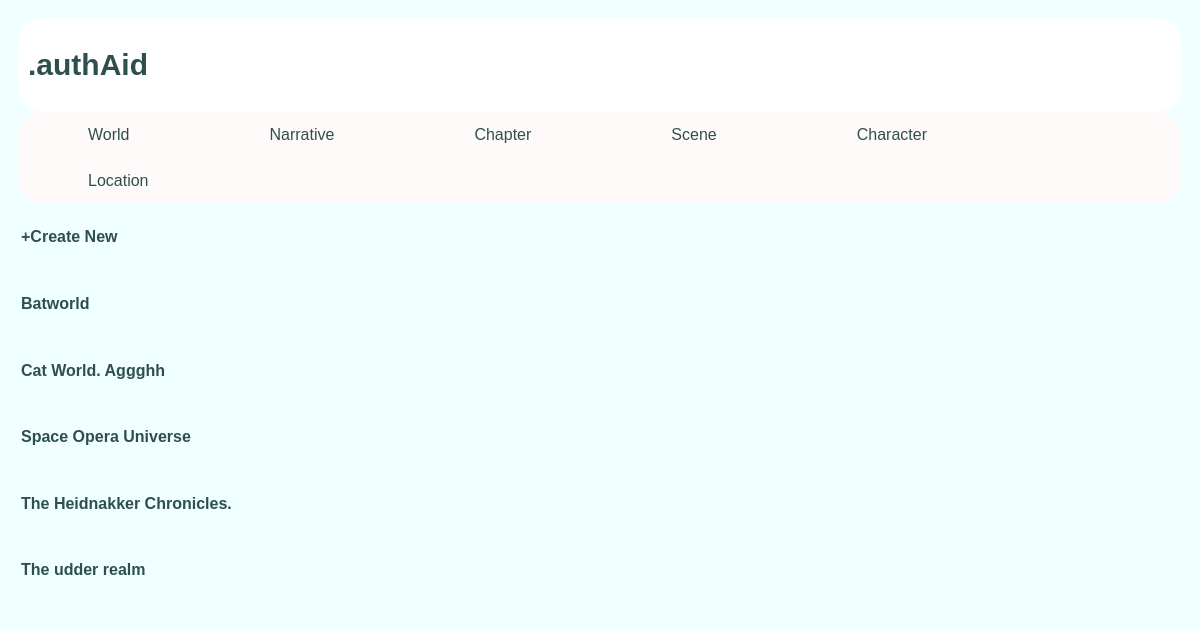
/author/world/, run on an earlier commit of the app's database.
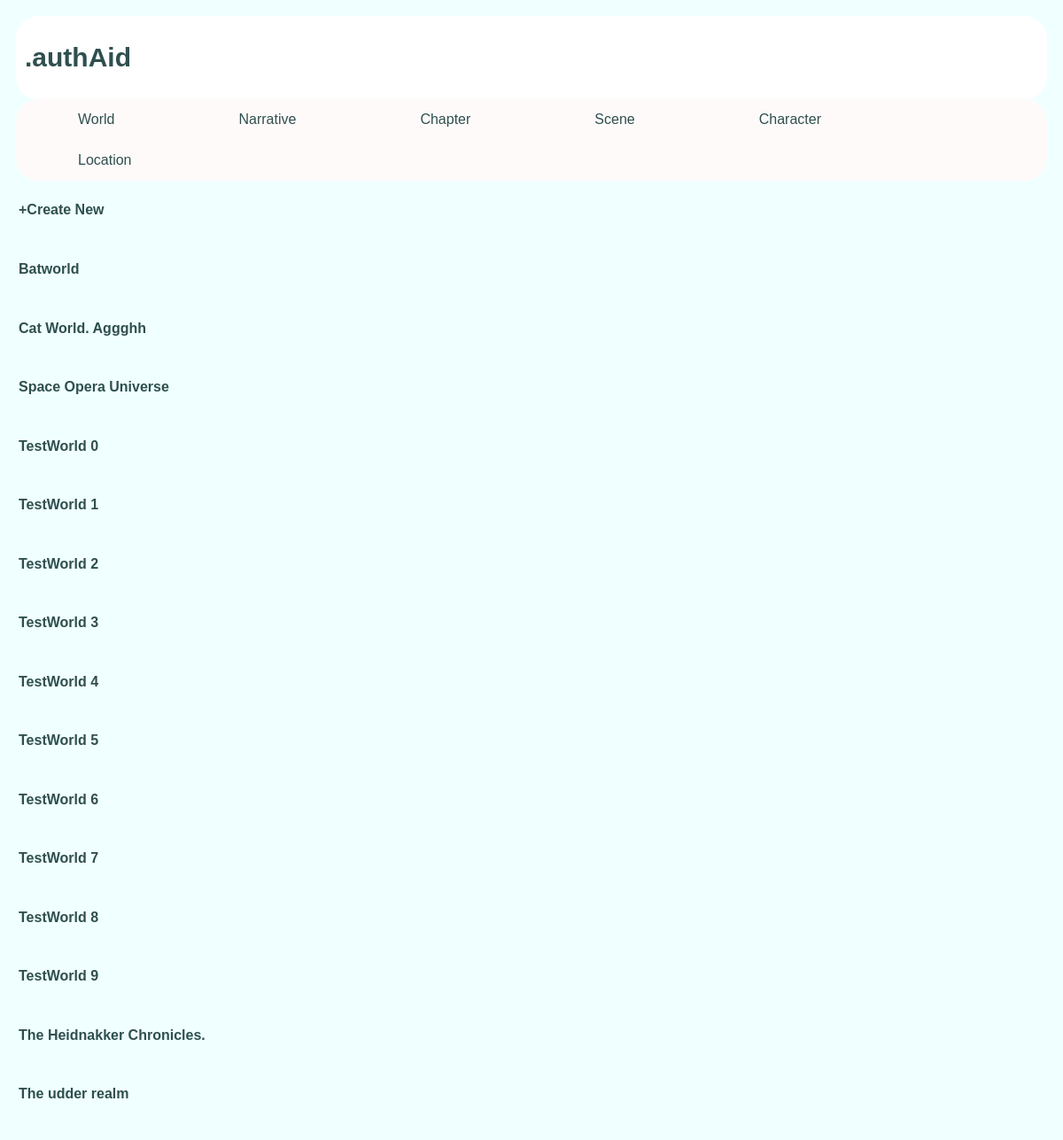
And on a later commit of the database.
### author/models.py (models this page shows, shortened)
class World(models.Model):
    name,description,notes = charFieldsAndNotes()

### author/views.py (the view)
# urls.py: path('world/',views.WorldView.as_view(), name='world'),
class WorldView(ListView):
    template_name,context_object_name = getPathFromAndContext_list('world', 'world')
    def get_queryset(self):
        return World.objects.all().order_by('name')

### author/templates/author/world.html (shortened to what this page needs)
<!DOCTYPE html>
<html lang="en">
<head>
</head>
<body>
{% extends "author/base.html" %}
{%block content%}
{% load static %}
<link rel="stylesheet" type="text/css" href="{% static 'author/nonbasestyle.css' %}">
    <div class="sidebar">
    <h4><a href="{% url 'author:world_create'%}">+Create New</a> </h4>
    </div>
    {% if world_list %}
            {% for world in world_list %}
                <div class="sidebar">
                    <h4><a href= "{%url 'author:world_detail' world.id%}" >{{world.name}}</a> </h4>
                </div>
            {% endfor %}
    {% endif %}
{%endblock%}

### author/templates/author/base.html (shortened to what this page needs)
<!DOCTYPE html>
<html lang="en">
<head>
    {% load static %}
<link rel="stylesheet" type="text/css" href="{% static 'author/style.css' %}">
</head>
<body>
<div class="header">
<h1><a href="{%url 'author:index' %}" text-decoration="none">.authAid</a></h1>
</div>
<div class="topnav">
     <a href="{%url 'author:world' %}" title="world">World</a>
      <a href="{%url 'author:narrativegeneralinfo' %}" title="narrativegeneralinfo">Narrative</a>
         <a href="{%url 'author:chapter' %}" title="chapter">Chapter</a>
         <a href="{%url 'author:scene' %}" title="scene">Scene</a>
         <a href="{%url 'author:character' %}" title="character">Character</a>
         <a href="{%url 'author:location'%}" title="location">Location</a>
</div>
{%block content%}
{%endblock%}
</body>
</html>

### author/static/author/style.css (style rules this page uses)
* { box-sizing: border-box; border-radius: 25px }
body { font-family: arial; padding:10px; background: Azure; }
.header { padding: 10px; text-align: left; background: white; }
.header h1 { font-size: 30px; color: #2F4F4F }
.header a:link,a:visited { text-decoration: none; color:#2F4F4F; }
.topnav { overflow:auto; background-color:Snow }
.topnav a { float: left; display: block; color: #2F4F4F; text-align: center; padding: 14px 70px; text-decoration: none; }

### author/static/author/nonbasestyle.css (style rules this page uses)
.sidebar { overflow:auto; background-color:Azure; width:fit-content; padding: 3px;border-radius: 0px;margin:left; display:block; }
.sidebar a:link,a:visited { text-decoration: none; color:#2F4F4F; }

What changed in the data, as far as the page shows it:
added World: name "TestWorld 0"
added World: name "TestWorld 1"
added World: name "TestWorld 2"
added World: name "TestWorld 3"
added World: name "TestWorld 4"
added World: name "TestWorld 5"
added World: name "TestWorld 6"
added World: name "TestWorld 7"
added World: name "TestWorld 8"
added World: name "TestWorld 9"
